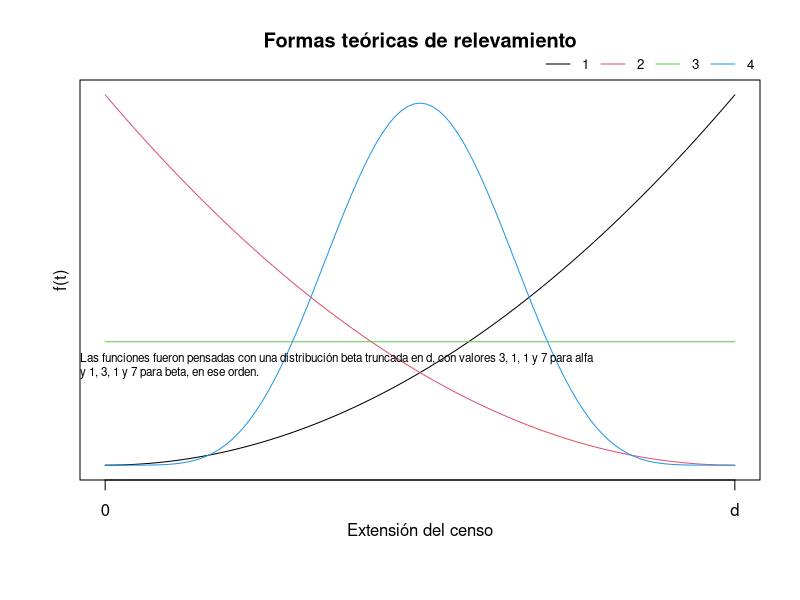

Reproduce this figure in R.
## ---- chunk 1
library(knitr)
ab_combs = matrix(c(3,1,
                    1,3,
                    1,1,
                    7,7), byrow = T, ncol = 2)
par(mar = c(6,4,4,2))
curve(dbeta(x, ab_combs[1,1], ab_combs[1,2]), c(0,1), xlab = "", ylab = '', 
      main="Formas teóricas de relevamiento", yaxt='n',xaxt='n')
axis(1, at=c(0,1), labels=c("0","d"))
curve(dbeta(x, ab_combs[2,1], ab_combs[2,2]), c(0,1), col = 2, add = T)
curve(dbeta(x, ab_combs[3,1], ab_combs[3,2]), c(0,1), col = 3, add = T)
curve(dbeta(x, ab_combs[4,1], ab_combs[4,2]), c(0,1), col = 4, add = T)
legend("bottomright", legend=1:4, col=c(1:4), lty=1, cex=0.8, 
       inset=c(0,1), xpd=TRUE, horiz=TRUE, bty="n")

mtext(text = "Extensión del censo", side = 1, line = 2)
mtext(text = "f(t)", side = 2, line = .5)
mtext(paste0("Las funciones fueron pensadas con una distribución beta truncada en d, con valores 3, 1, 1 y 7 para alfa", "\n" ,"y 1, 3, 1 y 7 para beta, en ese orden."), 
      line = -15, adj = 0, cex = 0.7)
## ---- chunk 2
library(kableExtra)
f_beta_tunc = function(x,a,b,d) {dbeta(x, a, b)/pbeta(d,a,b)}
N0 = 1000000
df = data.frame(r=0, d=0, s=0, P=0, VarP=0, CV=0, t_hat=0, t_hat2=0)#, ICs=0)
j = 1
for (r in c(.01, .04)){
  for (d in seq(.2, 1,  0.05)){
    for (s in 1:4){
      #r=0.01;d=0.5;s=1
      Nd = N0*exp(d*r)
      a=ab_combs[s,1]; b=ab_combs[s,2]
      m1_beta = function(x) {N0 * exp(r*x) * f_beta_tunc(x,a,b,d)}
      m1P = integrate(m1_beta, 0, d)$value
      m2_beta = function(x) {(N0 * exp(r*x)) ^2  * f_beta_tunc(x,a,b,d)}      
      m2P = integrate(m2_beta, 0, d)$value
      VarP = m2P-m1P^2
      DEP = VarP^.5
      CV = round(DEP/m1P*100,5)
      #ICs = m1P + DEP * 1.96
      t_hat = round(log(m1P/N0)/r/d,2)
      funka = function(k){(integrate(m1_beta, 0, k)$value - m1P/2)^2}
      t_hat2 = optim(par = d/2, fn = funka, lower = 0, upper = d, method = "Brent")$par
      t_hat2 = round(t_hat2/d,2)
      df[j,] = c(r, d, s, m1P, VarP, CV, t_hat, t_hat2) #, ICs)
      j=j+1
    }
  }
}

dfT = df[df$d==.2 | df$d==.75, -5]
rownames(dfT) = NULL
kable(dfT, digits = 2, caption = 'Escenarios teóricos de relevamiento',   
      col.names = c("r", "d", 'Rd', 'E(P)', 'CV', 't*/d', 'tm/d')) %>% #'$Ls(IC95)$', 
      kable_styling(bootstrap_options = c("striped", "hover", "condensed"),
      full_width = F, position = "center") %>%
      row_spec(1:4, background = "#ffffff") %>%
      row_spec(5:8, background = "#f8f8ff") %>%
      row_spec(9:12, background = "#f2f7fd") %>%
      row_spec(13:16, background = "#f2f4f7") %>%
      add_footnote(c("CV: coeficiente de variación.",
                     "t*/d y tm/d indican en qué porción de d se debería colocar la estimación final."))

# "Ls(IC95): límite superior del intervalo de    confianza 95.","\n", 
